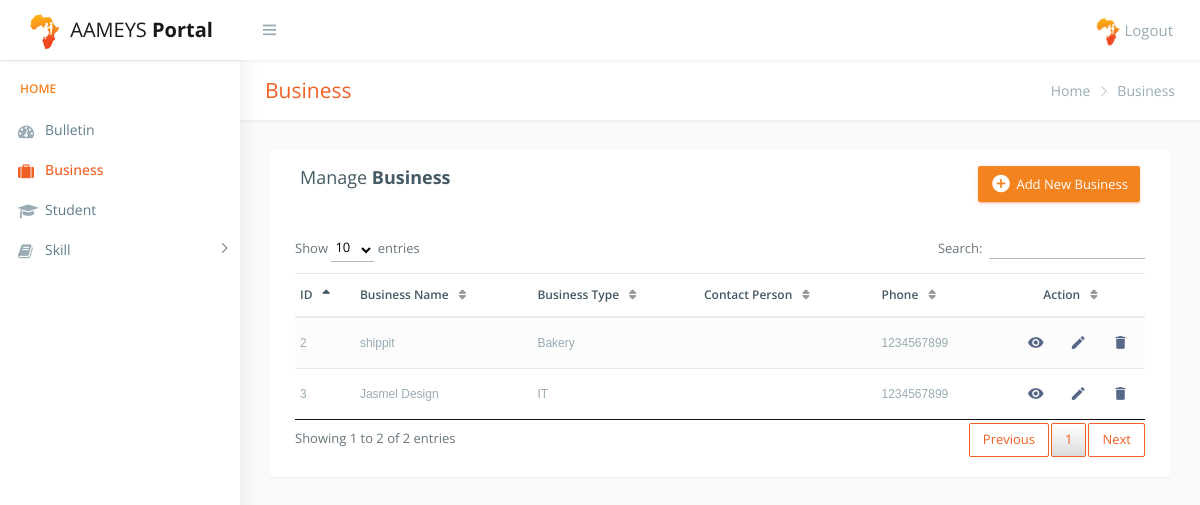
The app's page /business.php (signed in) with its own data.
### tables this page shows
CREATE TABLE `business` (
  `busId` int(11) NOT NULL,
  `UId` int(11) NOT NULL,
  `busName` varchar(60) NOT NULL,
  `busAddress` varchar(120) NOT NULL,
  `busType` varchar(80) NOT NULL,
  `busABN` varchar(60) DEFAULT NULL,
  `busEmail` varchar(80) DEFAULT NULL,
  `busContact` int(11) DEFAULT NULL,
  `busContactPerson` varchar(90) DEFAULT NULL,
  `busContactPersonRole` varchar(30) DEFAULT NULL,
  `busWebsite` varchar(90) DEFAULT NULL,
  `busSize` varchar(90) DEFAULT NULL
);

### business.php (the view, shortened to what this page needs)
<!DOCTYPE html>
<?php include "include/db_config.php";
?>
<html lang="en">
<head>
    <link href="css/lib/bootstrap/bootstrap.css" rel="stylesheet">
    <link rel="stylesheet" type="text/css" href="DataTables-1.10.18/css/jquery.dataTables.css"/>
    <link href="css/helper.css" rel="stylesheet">
    <link href="css/style.css" rel="stylesheet">
</head>
<body class="fix-header fix-sidebar">
    <div id="main-wrapper">
        <div class="header" style="">
            <?php include "include/top_nav.php"; ?>
        </div>
        <div class="left-sidebar" style="overflow: visible;">
            <?php include "include/side_nav.php"; ?>
        </div>
        <div class="page-wrapper" style="min-height: 157px;">
            <div class="row page-titles">
                <div class="col-md-5 align-self-center">
                    <h3 class="text-primary">Business</h3> </div>
                <div class="col-md-7 align-self-center">
                    <ol class="breadcrumb">
                        <?php include "include/breadcrum.php"; ?>
                        <li class="breadcrumb-item active">Business</li>
                    </ol>
                </div>
            </div>
            <div class="container-fluid">
                <div class="table-wrapper">
                    <div class="table-title">
                        <div class="row">
                            <div class="col-sm-6">
                    <h4>Manage <b>Business</b></h4>
                  </div>
                  <div class="col-sm-6">
                  <a href="addbusiness.php" class="btn btn-success"><i class="material-icons"></i> <span>Add New Business</span></a>
                  </div>
                        </div>
                    </div>
                    <table id="example" class="table table-striped table-hover" style="width:100%">
                        <thead>
                            <tr>
                                <th>ID</th>
                                <th>Business Name</th>
                                <th>Business Type</th>
                                <th>Contact Person</th>
                                <th>Phone</th>
                                <th>Action</th>
                            </tr>
                        </thead>
                        <tbody>
                        <?php
                        if($_SESSION['userType']==0)
                            {
                              $query = "SELECT busId, busName, busType, busContactPerson, busContact FROM business";
                              $result = mysqli_query($conn,$query);
                            }
                          while($row = mysqli_fetch_assoc($result))
                          {
                        ?>
                            <tr>
                                <td><?php echo $row['busId'];?></td>
                                <td><?php echo $row['busName'];?></td>
                                <td><?php echo $row['busType'];?></td>
                                <td><?php echo $row['busContactPerson'];?></td>
                                <td><?php echo $row['busContact'];?></td>
                                <td>
                                  <a href="viewbusiness.php?id=<?php echo $row['busId'];?>" class="view"  data-toggle="tooltip" rel="tooltip" data-placement="top" title="View Business">
                                      <i class="material-icons"></i>
                                  </a>
                                  <a  href="editbusiness.php?id=<?php echo $row['busId'];?>" class="edit" data-toggle="tooltip" data-placement="top" title="Edit Business">
                                    <i class="material-icons"></i>
                                  </a>
                                  <a  href="deletebusiness.php?id=<?php echo $row['busId'];?>" class="delete" data-toggle="tooltip" data-placement="top" title="Delete Business">
                                    <i class="material-icons" ></i>
                                  </a>
                                </td>
                            </tr>
                          <?php
                          }
                          ?>
                        </tbody>
                    </table>
                </div>
      </div>
  </div>
        </div>
</body>
</html>

### records on screen
business: busId "2", busName "shippit", busType "Bakery", busContact "1234567899"
business: busId "3", busName "Jasmel Design", busType "IT", busContact "1234567899"
